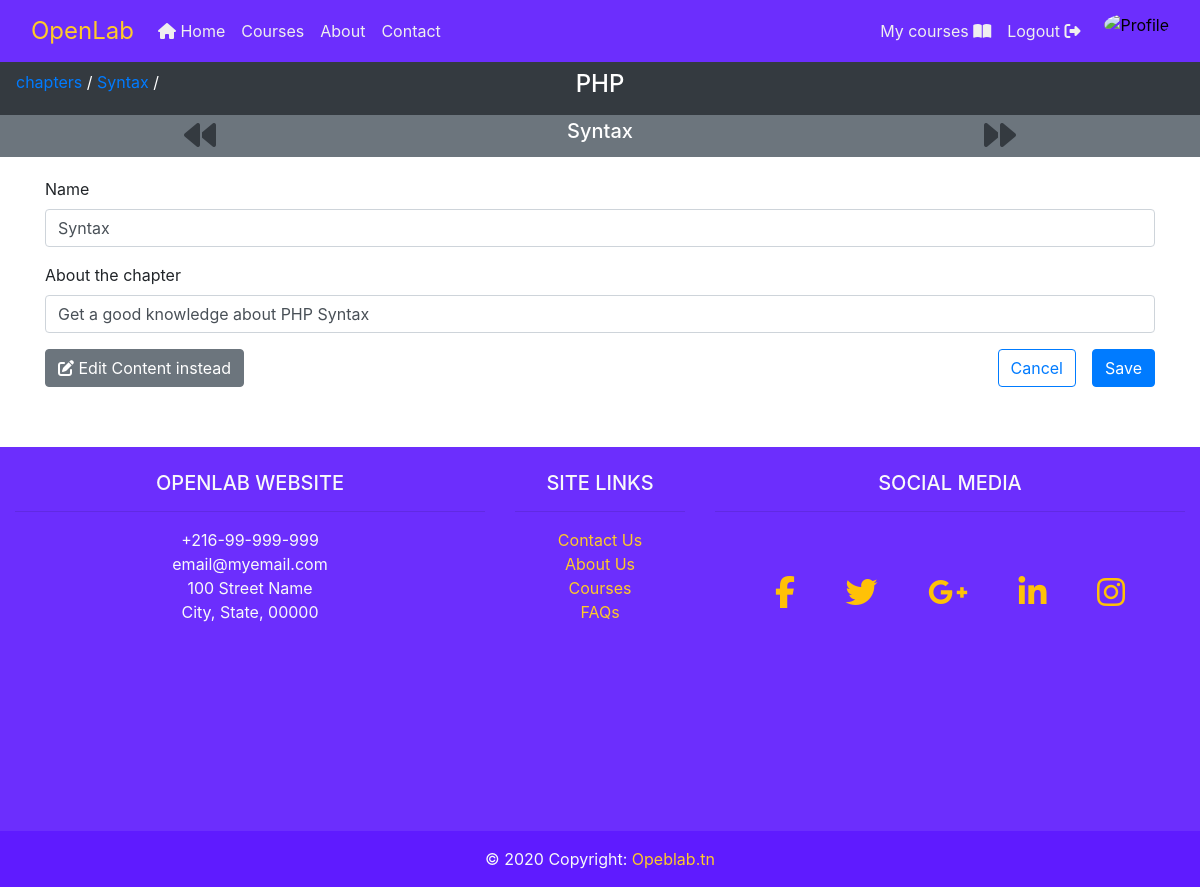
/courses/php/chapters/syntax/update/ (signed in), run on the app's committed database.
### courses/models.py (models this page shows, shortened)
class Chapter(models.Model):
	slug 		= models.SlugField()
	name 		= models.CharField(max_length=20)
	detail 		= models.CharField(max_length=250, verbose_name='About the chapter')
	index 		= models.IntegerField(default=1, null=False)
	content 	= RichTextUploadingField(null=True)
	course 		= models.ForeignKey(Course, on_delete=models.CASCADE)
	created_date		= models.DateTimeField(auto_now_add=True)
	last_update_date 	= models.DateTimeField(auto_now=True)

class Course(models.Model):
	slug 		= models.SlugField(unique=True)
	name 		= models.CharField(max_length=50)
	detail 		= models.CharField(max_length=250, verbose_name='About the course')
	thumbnail 	= models.ImageField(upload_to='courses/thumbnails/', null=True)
	teacher 	= models.ForeignKey(Teacher, on_delete=models.CASCADE)
	students 	= models.ManyToManyField(Student, related_name='students_to_course')
	created_date 		= models.DateTimeField(auto_now_add=True)
	last_update_date 	= models.DateTimeField(auto_now=True)

### courses/decorators.py (the view)
	def wrapper(request, course_slug, *args, **kwargs):
		user = request.user
		if is_teacher(user):
			course = get_object_or_404(Course, slug=course_slug)
			teacher = get_object_or_404(Teacher, user=user)
			if course.teacher == teacher:
				value = func(request, course_slug, *args, **kwargs)
				return value
		raise PermissionDenied()

### courses/forms.py
class ChapterEditInfoForm(forms.ModelForm):
	class Meta:
		model = Chapter
		fields = ('name', 'detail', )

### courses/views.py (called while the page is built)
@teacher_owner_required
def chapter_update_info(request, course_slug, chapter_slug):
	course = get_object_or_404(Course, slug=course_slug)
	chapter = get_object_or_404(course.chapter_set, slug=chapter_slug)
	if request.method == 'POST':
		form = ChapterEditInfoForm(request.POST or None,
				request.FILES,
				instance=chapter
			)
		if form.is_valid():
			chapter = form.save()
			messages.success(request, 'Chapter updated successfully.')
			return redirect('courses:chapter:detail',
						course_slug=course.slug,
						chapter_slug=chapter.slug,
					)
	else:
		form = ChapterEditInfoForm(instance=chapter)
	context = {
		'title': 'Update chapter',
		'course': course,
		'chapter': chapter,
		'form': form,
	}
	return render(request, 'chapters/chapter_update_info.html', context)

### users/models.py (called while the page is built)
	def get_picture_url(self):
		if self.picture:
			return self.picture.url
		else:
			if self.is_student:
				return '/media/users/pictures/student-default.png'
			elif self.is_teacher:
				return '/media/users/pictures/teacher-default.png'
			else:
				return '/media/users/pictures/default.png'

### courses/templates/chapters/chapter_update_info.html (shortened to what this page needs)
{% extends "./chapter_base.html" %}
{% load crispy_forms_tags %}
{% block chapter_content %}
	<div class="container">
		<form method="POST" action="." enctype="multipart/form-data">
			<div class="row">
				<div class="col-md-12">
					<div id="div_id_name" class="form-group">
						{{ form.name|as_crispy_field }}
					</div>
					<div id="div_id_detail" class="form-group">
						{{ form.detail|as_crispy_field }}
					</div>
				</div>
			</div>
			<input type="submit" value="Save" class="float-right btn btn-primary">
		</form>
		{% url 'courses:chapter:detail' course.slug chapter.slug  as detail_url %}
		<a href="{% url 'courses:chapter:update_content' course.slug chapter.slug %}" class="btn btn-secondary">
			<i class="fas fa-edit"></i>
			Edit Content instead
		</a>
		<a href="{{ next|default:detail_url }}">
			<button class="float-right mr-3 btn btn-outline-primary">Cancel</button>
		</a>
	</div>
{% endblock chapter_content %}

### courses/templates/chapters/chapter_base.html (shortened to what this page needs)
{% extends "base.html" %}
{% block sub_nav %}
	<div class="py-2 text-center bg-dark text-white">
		<p class="m-0 ml-3 position-absolute">
			<a href="{% url 'courses:chapter_list' course.slug %}">chapters</a> /
			<a href="{% url 'courses:chapter:detail' course.slug chapter.slug %}">{{ chapter.name }}</a> /
		</p>
		<br class="d-xm-block d-lg-none">
		<h4>
			{{ course.name }}
		</h4>
	</div>
{% endblock sub_nav %}
{% block sub_nav_2 %}
	<div class="row py-1 text-center bg-secondary text-white mx-0">
		<div class="col-4">
			{% if previous %}
				<a href="{{ previous }}">
					<i class="fas fa-backward fa-2x text-warning"></i>
				</a>
			{% else %}
				<i class="fas fa-backward fa-2x text-dark"></i>
			{% endif %}
		</div>
		<div class="col-4">
			<h5>
				{{ chapter.name }}
			</h5>
		</div>
		<div class="col-4">
			{% if next %}
				<a href="{{ next }}">
					<i class="fas fa-forward fa-2x text-warning"></i>
				</a>
			{% else %}
				<i class="fas fa-forward fa-2x text-dark"></i>
			{% endif %}
		</div>
	</div>
{% endblock sub_nav_2 %}
{% block content %}
	{% block chapter_content %}
	{% endblock chapter_content %}
{% endblock content %}

### static/css/style.css (style rules this page uses)
html { position: relative; min-height: 100%; }
body { margin-bottom: 500px; }

### data on the page
Chapter: name "Syntax", detail "Get a good knowledge about PHP Syntax"
Course: name "PHP"
